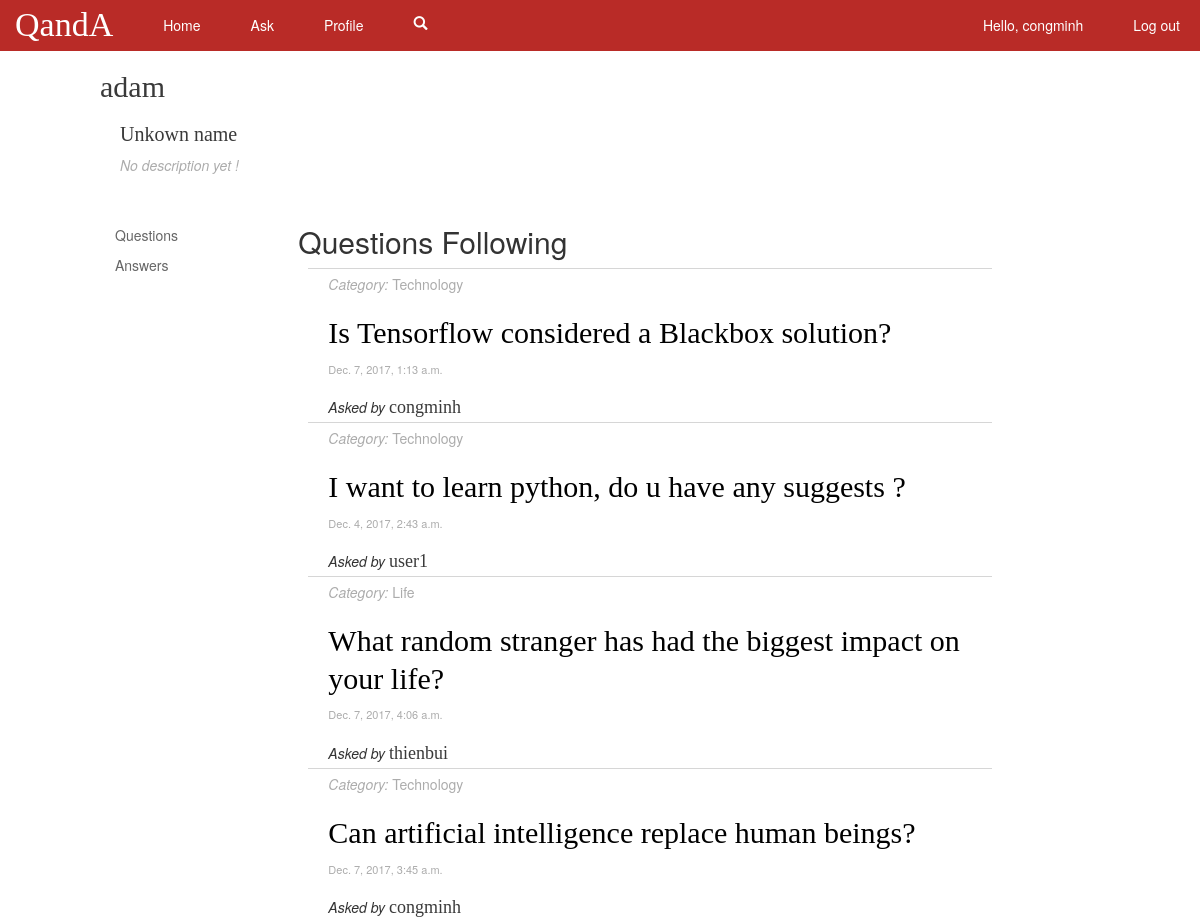
Page /profile/13/follows/ (signed in) on the committed database.
### polls/models.py (models this page shows, shortened)
class Question(models.Model):
	content = models.CharField(max_length=200)
	category = models.CharField(max_length=30, null=True)
	time = models.DateTimeField('date asked')
	user = models.ForeignKey(User, on_delete=models.CASCADE, related_name="creator")
	followers = models.ManyToManyField(User, related_name="followers")

### polls/views.py (the view)
# urls.py: url(r'^profile/(?P<user_id>[0-9]+)/follows/$', views.user_follows, name='userfollows'),
@login_required
def user_follows(request, user_id):
	fl_questions = Question.objects.filter(followers = user_id)
	user = User.objects.get(id = user_id)
	context = {'fl_questions' : fl_questions, 'user_id' : int(user_id), 'target_user' : user}
	return render(request, 'polls/user_follows.html', context)

### polls/templates/polls/user_follows.html
{% extends "polls/base_profile.html" %}
{% load static%}
{% block procontent %}
<div class="col-xs-8 test2">
	<h2>Questions Following</h2>
	{% include 'polls/questions.html' with questions=fl_questions %}
</div>
{% endblock procontent %}

### polls/templates/polls/base_profile.html (shortened to what this page needs)
{% extends "polls/base.html" %}
{% load static%}
{% block content %}
		<div class="container-fluid" id="mainview">
			<div class="row" style="margin-bottom: 20px">
				<div class="profile-head col-xs-5">
					<h3 class="accent-text" style="font-size:30px"> {{ target_user.username }} </h3>
					<div class="user-details">
						<h3 class="accent-text" style="font-size:20px">
						{% if target_user.profile.name %}
							{{ target_user.profile.name }}
						{% else %}
							Unkown name
						{% endif %}
						</h3>
						<p><i>
							{% if target_user.profile.description %}
								Description: {{ target_user.profile.description }}
							{% else %}
								No description yet !
							{% endif %}
						</i></p>
					</div>
				</div>
			</div>
			<div class="profile-main" style="margin-top: 20px">
				<div class="col-xs-2 test1 left-panel" style="margin-top: 10px">
					<ul style="padding:0">
						<li class="pannel-item"><a href="{% url 'polls:profile' target_user.id %}" class="side-pannel-text">Questions</a></li>
						<li class="pannel-item"><a href="{% url 'polls:useranswers' target_user.id %}" class="side-pannel-text">Answers</a></li>
					</ul>
				</div>
				{% block procontent %}
				{% endblock procontent %}
				</div>
			</div>
{% endblock content %}

### polls/templates/polls/base.html (shortened to what this page needs)
{% load static %}
<html>
	<head>
		<link rel="stylesheet" type="text/css" href="{% static './polls/style.css' %}" />
		<link rel="stylesheet" href="https://maxcdn.bootstrapcdn.com/bootstrap/3.3.7/css/bootstrap.min.css">
	</head>
	<body>
		<nav class="row navbar navbar-fixed-top" id="header">
		  <div class="container-fluid">
		    <div class="navbar-header">
		      	<a class="navbar-brand" href="#" id="mytitle">QandA</a>
		    </div>
		    <ul class="nav navbar-nav navbar-left">
				<li><a href="/">Home</a></li>
				{% if user.is_authenticated %}
					<li><a data-toggle="modal" href="{% url 'polls:newquestion' %}" data-target="#modal" data-tooltip>Ask</a></li>
					<li><a href="{% url 'polls:profile' user.id %}">Profile</a></li>
					<li>
					<a onclick="toggle_visibility('search_bar');">
				      	<span class="glyphicon glyphicon-search"></span>
				    </a>
				    </li>
			    {% endif %}
		    </ul>
	    	<ul class="nav navbar-nav navbar-right">
				{% if user.is_authenticated %}
			    	<li><a>Hello, {{ user.username }}</a></li>
			    	<li><a href="{% url 'users:logout' %}">Log out</a></li>
			    {% else %}
			    	<li><a href="{% url 'users:login' %}">Log in</a></li>
			    	<li><a href="{% url 'users:register' %}">Register</a></li>
			    {% endif %}
		    </ul>
		  </div>
		</nav>
		{% block content %}
		{% endblock content %}
	</body>
</html>

### polls/templates/polls/questions.html
{% load static %}
{% for question in questions %}
	<div class="content-wrapper">
		<div><a href="{% url 'polls:category' question.category %}" class="category"><i>Category:</i> {{question.category}}</a></div>
		<h2><a href="{% url 'polls:details' question.id %}" class="accent-text question-text">{{question.content}}</a></h2>
		<div class="time">{{question.time}}</div>
		<br>
		<div><span class="tagging-text">Asked by </span><a href="{% url 'polls:profile' question.user.id %}" class="accent-text username">{{question.user.username}}</a></div>
	</div>
{% endfor %}

### polls/static/polls/style.css (style rules this page uses)
body { background-color: #fff; padding-left: 100px; }
#header { background-color: rgb(185, 43, 39); }
#mytitle { font-family: "Times New Roman", Georgia; font-size: 34px; color: #fff; }
#mainview { margin: 0px 0px 0px 0px; padding: 0px 0px 0px 0px; margin-top: 50px; }
#header a { color: #fff; margin: 0px 20px 0px 0px; }
.left-panel li { list-style: none; }
.category { color: #acacac; }
.user-details { color: #acacac; margin-left: 20px; }
.time { color: #acacac; font-size: 11px; }
.username { font-size: 18px; border-bottom: 1px solid transparent; display: inline-block; line-height: 0.85; }
.accent-text { font-family: "Times New Roman", Georgia; color: rgb(58, 58, 58); }
.question-text { font-size: 30px; color: black; border-bottom: 1px solid transparent; display: inline; line-height: 1.25; text-shadow: 2px 2px white, 2px -2px white, -2px 2px white, -2px -2px white; }
.content-wrapper { background-color: #fff; margin: 0px 10px 0px 10px; padding: 5px 20px 5px 20px; border-top: solid 0.5px; border-color: rgb(214, 214, 214); }
.side-pannel-text { font-size: 14px; color: #666; text-decoration: none }
li.pannel-item { margin-top: 10px; }
.tagging-text { font-size: 14px; font-style: italic; }

### rows in the picture
Question: category "Technology", content "Is Tensorflow considered a Blackbox solution?", time "Dec. 7, 2017, 1:13 a.m.", user.username "congminh"
Question: category "Technology", content "I want to learn python, do u have any suggests ?", time "Dec. 4, 2017, 2:43 a.m.", user.username "user1"
Question: category "Life", content "What random stranger has had the biggest impact on your life?", time "Dec. 7, 2017, 4:06 a.m.", user.username "thienbui"
Question: category "Technology", content "Can artificial intelligence replace human beings?", time "Dec. 7, 2017, 3:45 a.m.", user.username "congminh"

### other values in the picture
{{ user.username }} "congminh"
{{ target_user.username }} "adam"
